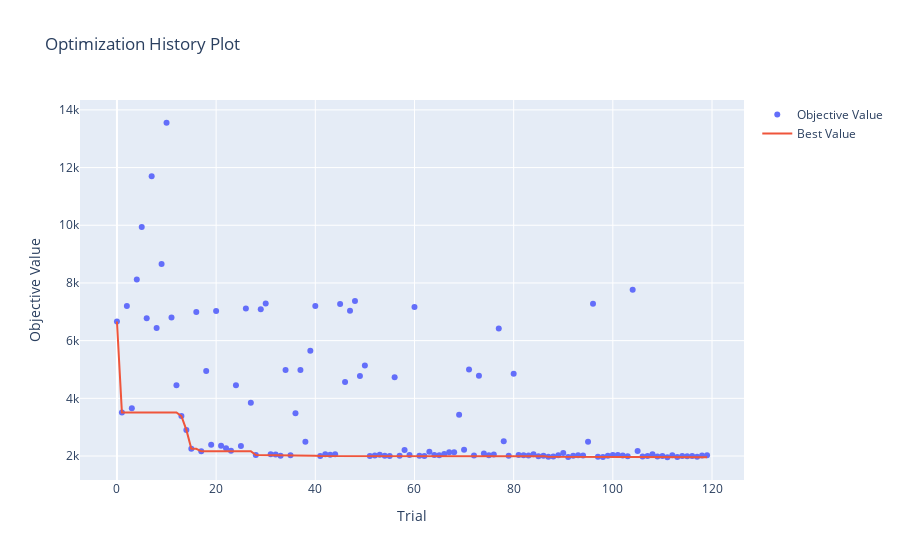
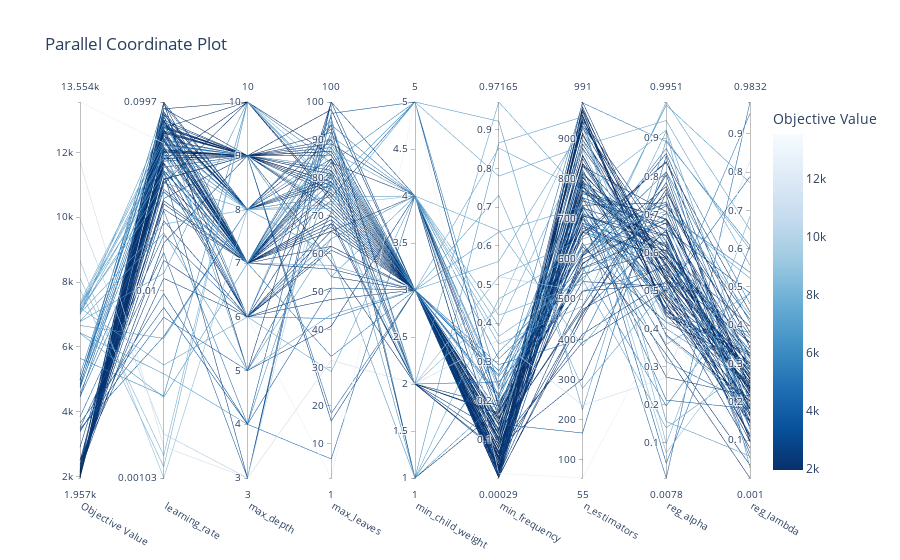
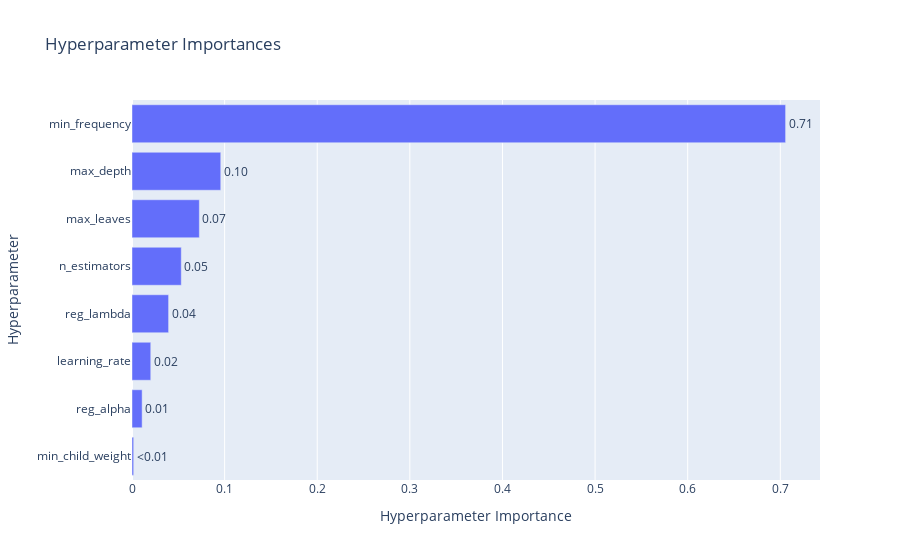

Notebook source saved alongside these figures, in order:
### Markdown cell above
## 5. Visualizaciones (5 puntos)

<p align="center">
  <img src="https://media.tenor.com/F-LgB1xTebEAAAAd/look-at-this-graph-nickelback.gif">
</p>


Satisfecho con su trabajo, Fiu le pregunta si es posible generar visualizaciones que permitan entender el entrenamiento de su modelo.

A partir del siguiente <a href = https://optuna.readthedocs.io/en/stable/tutorial/10_key_features/005_visualization.html#visualization>enlace</a>, genere las siguientes visualizaciones:

1. Gráfico de historial de optimización [1 punto]
2. Gráfico de coordenadas paralelas [1 punto]
3. Gráfico de importancia de hiperparámetros [1 punto]

Comente sus resultados:

4. ¿Desde qué *trial* se empiezan a observar mejoras notables en sus resultados? [0.5 puntos]
5. ¿Qué tendencias puede observar a partir del gráfico de coordenadas paralelas? [1 punto]
6. ¿Cuáles son los hiperparámetros con mayor importancia para la optimización de su modelo? [0.5 puntos]

### Code cell
from optuna.visualization import plot_optimization_history, plot_parallel_coordinate, plot_param_importances

# 1. Gráfico de historial de optimización
fig1 = plot_optimization_history(study_pruning)
fig1.show()

# 2. Gráfico de coordenadas paralelas
fig2 = plot_parallel_coordinate(study_pruning)
fig2.show()

# 3. Gráfico de importancia de hiperparámetros
fig3 = plot_param_importances(study_pruning)
fig3.show()

#HAy varias más pero sólo nos piden estas tres
